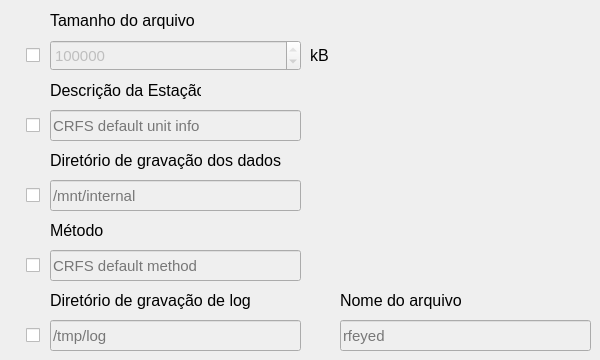
      <widget class="QWidget" name="tab_4">
       <attribute name="title">
        <string>Geral</string>
       </attribute>
       <widget class="QSpinBox" name="conf_tamanho_sbox">
        <property name="enabled">
         <bool>false</bool>
        </property>
        <property name="geometry">
         <rect>
          <x>50</x>
          <y>40</y>
          <width>251</width>
          <height>31</height>
         </rect>
        </property>
        <property name="font">
         <font>
          <pointsize>11</pointsize>
         </font>
        </property>
        <property name="maximum">
         <number>9999999</number>
        </property>
        <property name="singleStep">
         <number>500</number>
        </property>
        <property name="value">
         <number>1000000</number>
        </property>
       </widget>
       <widget class="QLineEdit" name="conf_estacao_edit">
        <property name="enabled">
         <bool>false</bool>
        </property>
        <property name="geometry">
         <rect>
          <x>50</x>
          <y>110</y>
          <width>251</width>
          <height>31</height>
         </rect>
        </property>
        <property name="font">
         <font>
          <pointsize>11</pointsize>
         </font>
        </property>
        <property name="text">
         <string/>
        </property>
        <property name="placeholderText">
         <string>CRFS default unit info</string>
        </property>
       </widget>
       <widget class="QLineEdit" name="conf_dir_edit">
        <property name="enabled">
         <bool>false</bool>
        </property>
        <property name="geometry">
         <rect>
          <x>50</x>
          <y>180</y>
          <width>251</width>
          <height>31</height>
         </rect>
        </property>
        <property name="font">
         <font>
          <pointsize>11</pointsize>
         </font>
        </property>
        <property name="text">
         <string/>
        </property>
        <property name="placeholderText">
         <string>/mnt/internal</string>
        </property>
       </widget>
       <widget class="QLabel" name="conf_tamanho_label">
        <property name="geometry">
         <rect>
          <x>50</x>
          <y>10</y>
          <width>151</width>
          <height>21</height>
         </rect>
        </property>
        <property name="font">
         <font>
          <pointsize>12</pointsize>
         </font>
        </property>
        <property name="text">
         <string>Tamanho do arquivo </string>
        </property>
       </widget>
       <widget class="QCheckBox" name="conf_tamanho_check">
        <property name="geometry">
         <rect>
          <x>26</x>
          <y>40</y>
          <width>20</width>
          <height>31</height>
         </rect>
        </property>
        <property name="text">
         <string/>
        </property>
       </widget>
       <widget class="QLabel" name="conf_estacao_label">
        <property name="geometry">
         <rect>
          <x>50</x>
          <y>80</y>
          <width>151</width>
          <height>21</height>
         </rect>
        </property>
        <property name="font">
         <font>
          <pointsize>12</pointsize>
         </font>
        </property>
        <property name="text">
         <string>Descrição da Estação</string>
        </property>
       </widget>
       <widget class="QLabel" name="conf_kb_label">
        <property name="geometry">
         <rect>
          <x>310</x>
          <y>40</y>
          <width>41</width>
          <height>31</height>
         </rect>
        </property>
        <property name="font">
         <font>
          <pointsize>12</pointsize>
         </font>
        </property>
        <property name="text">
         <string>kB</string>
        </property>
       </widget>
       <widget class="QCheckBox" name="conf_estacao_check">
        <property name="geometry">
         <rect>
          <x>26</x>
          <y>110</y>
          <width>20</width>
          <height>31</height>
         </rect>
        </property>
        <property name="text">
         <string/>
        </property>
       </widget>
       <widget class="QCheckBox" name="conf_dir_check">
        <property name="geometry">
         <rect>
          <x>26</x>
          <y>180</y>
          <width>20</width>
          <height>31</height>
         </rect>
        </property>
        <property name="text">
         <string/>
        </property>
       </widget>
       <widget class="QLabel" name="conf_dir_label_5">
        <property name="geometry">
         <rect>
          <x>50</x>
          <y>150</y>
          <width>251</width>
          <height>21</height>
         </rect>
        </property>
        <property name="font">
         <font>
          <pointsize>12</pointsize>
         </font>
        </property>
        <property name="text">
         <string>Diretório de gravação dos dados</string>
        </property>
       </widget>
       <widget class="QLabel" name="conf_logdir_label">
        <property name="geometry">
         <rect>
          <x>50</x>
          <y>290</y>
          <width>251</width>
          <height>21</height>
         </rect>
        </property>
        <property name="font">
         <font>
          <pointsize>12</pointsize>
         </font>
        </property>
        <property name="text">
         <string>Diretório de gravação de log</string>
        </property>
       </widget>
       <widget class="QLineEdit" name="conf_logdir_edit">
        <property name="enabled">
         <bool>false</bool>
        </property>
        <property name="geometry">
         <rect>
          <x>50</x>
          <y>320</y>
          <width>251</width>
          <height>31</height>
         </rect>
        </property>
        <property name="font">
         <font>
          <pointsize>11</pointsize>
         </font>
        </property>
        <property name="text">
         <string/>
        </property>
        <property name="placeholderText">
         <string>/tmp/log</string>
        </property>
       </widget>
       <widget class="QCheckBox" name="conf_logdir_check">
        <property name="geometry">
         <rect>
          <x>26</x>
          <y>320</y>
          <width>20</width>
          <height>31</height>
         </rect>
        </property>
        <property name="text">
         <string/>
        </property>
       </widget>
       <widget class="QLineEdit" name="conf_logname_edit">
        <property name="enabled">
         <bool>false</bool>
        </property>
        <property name="geometry">
         <rect>
          <x>340</x>
          <y>320</y>
          <width>251</width>
          <height>31</height>
         </rect>
        </property>
        <property name="font">
         <font>
          <pointsize>11</pointsize>
         </font>
        </property>
        <property name="text">
         <string/>
        </property>
        <property name="placeholderText">
         <string>rfeyed</string>
        </property>
       </widget>
       <widget class="QLabel" name="conf_logname_label">
        <property name="geometry">
         <rect>
          <x>340</x>
          <y>290</y>
          <width>251</width>
          <height>21</height>
         </rect>
        </property>
        <property name="font">
         <font>
          <pointsize>12</pointsize>
         </font>
        </property>
        <property name="text">
         <string>Nome do arquivo</string>
        </property>
       </widget>
       <widget class="QLabel" name="conf_metodo_label">
        <property name="geometry">
         <rect>
          <x>50</x>
          <y>220</y>
          <width>251</width>
          <height>21</height>
         </rect>
        </property>
        <property name="font">
         <font>
          <pointsize>12</pointsize>
         </font>
        </property>
        <property name="text">
         <string>Método</string>
        </property>
       </widget>
       <widget class="QLineEdit" name="conf_metodo_edit">
        <property name="enabled">
         <bool>false</bool>
        </property>
        <property name="geometry">
         <rect>
          <x>50</x>
          <y>250</y>
          <width>251</width>
          <height>31</height>
         </rect>
        </property>
        <property name="font">
         <font>
          <pointsize>11</pointsize>
         </font>
        </property>
        <property name="text">
         <string/>
        </property>
        <property name="placeholderText">
         <string>CRFS default method</string>
        </property>
       </widget>
       <widget class="QCheckBox" name="conf_metodo_check">
        <property name="geometry">
         <rect>
          <x>26</x>
          <y>250</y>
          <width>20</width>
          <height>31</height>
         </rect>
        </property>
        <property name="text">
         <string/>
        </property>
       </widget>
      </widget>
